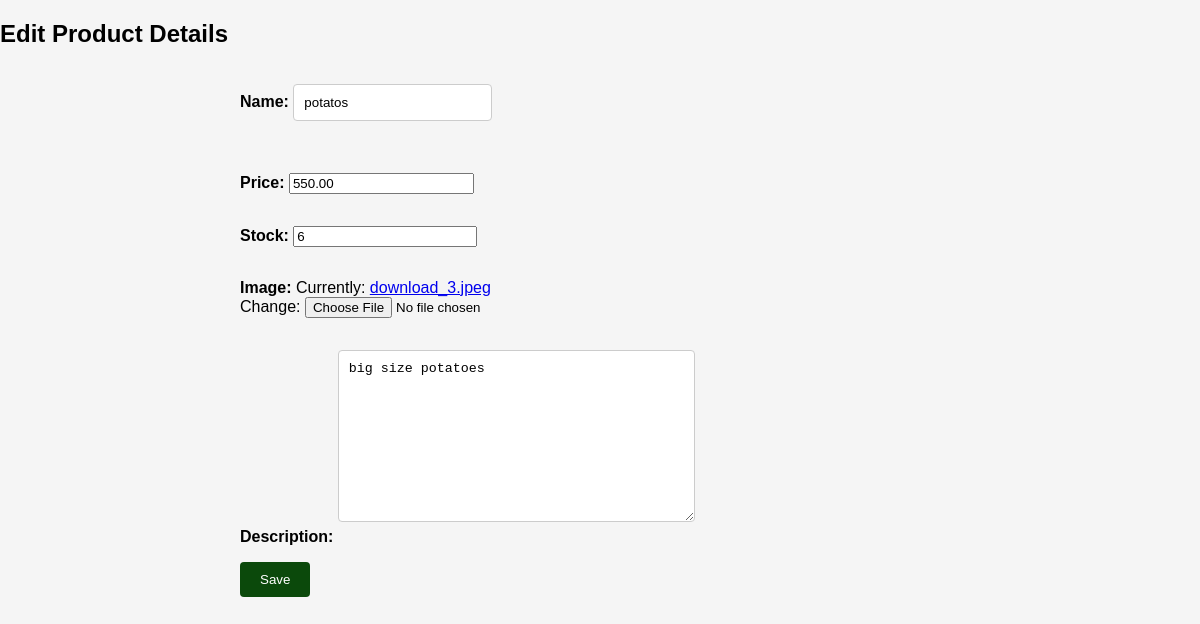
/inventory/products/edit/1/, run on an earlier commit of the app's database.
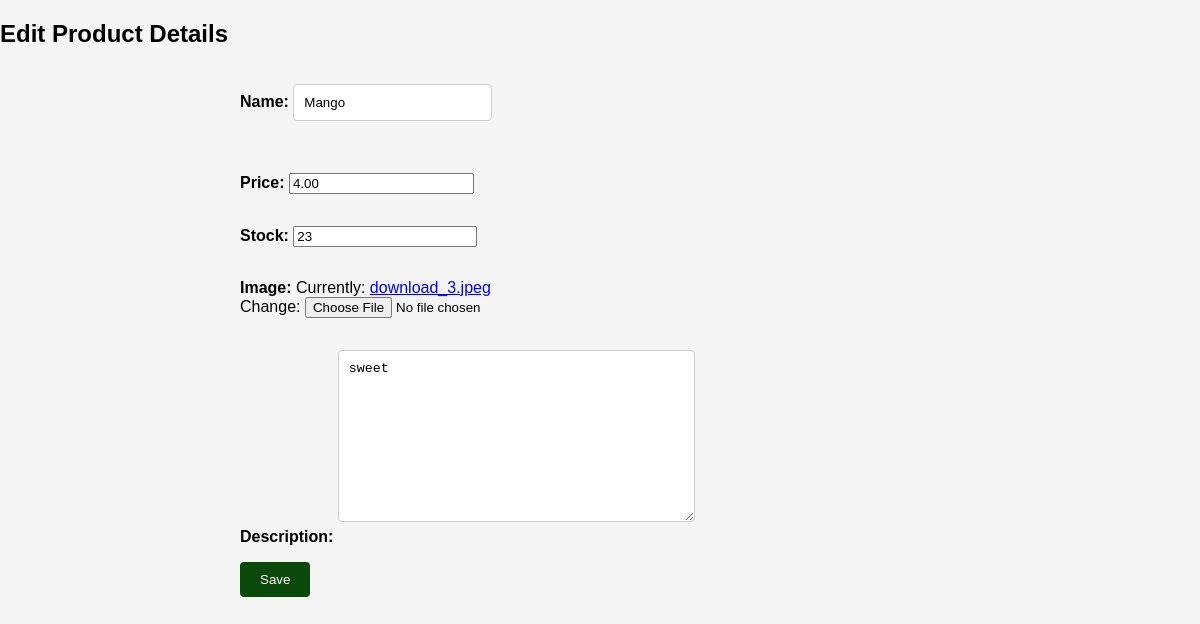
And on a later commit of the database.
### inventory/models.py (models this page shows)
class Product(models.Model):
    name = models.CharField(max_length=32)
    price = models.DecimalField(max_digits=8,decimal_places=2)
    stock = models.PositiveBigIntegerField()
    image = models.ImageField()
    description = models.TextField()
    date_created = models.DateTimeField(auto_now_add=True)
    date_updated = models.DateTimeField(auto_now=True)

### inventory/views.py (the view)
# urls.py: path("products/edit/<int:id>/", product_update_view,name="product_update"),
def product_update_view(request, id):
    product = Product.objects.get(id=id)
    if request.method == 'POST':
        form = ProductUploadForm(request.POST, instance=product)
        if form.is_valid():
            form.save()
            return redirect("product_detail_view", id=product.id)
    else:
        form = ProductUploadForm(instance=product)
    return render(request, "inventory/edit_details.html", {"form": form})

### inventory/forms.py
class ProductUploadForm(forms.ModelForm):
    class Meta:
        model = Product
        fields = '__all__'

### templates/inventory/edit_details.html (shortened to what this page needs)
<!DOCTYPE html>
<html lang="en">
<head>
</head>
<body>
      <h2 class="edit">Edit Product Details</h2>
    <form method="POST">
        {{form.as_p}}
         <button type="submit">Save</button>
        </form>
</body>
</html>

What changed in the data, as far as the page shows it:
changed Product: name "potatos" → "Mango"; price "550.00" → "4.00"; stock "6" → "23"; description "big size potatoes" → "sweet"
